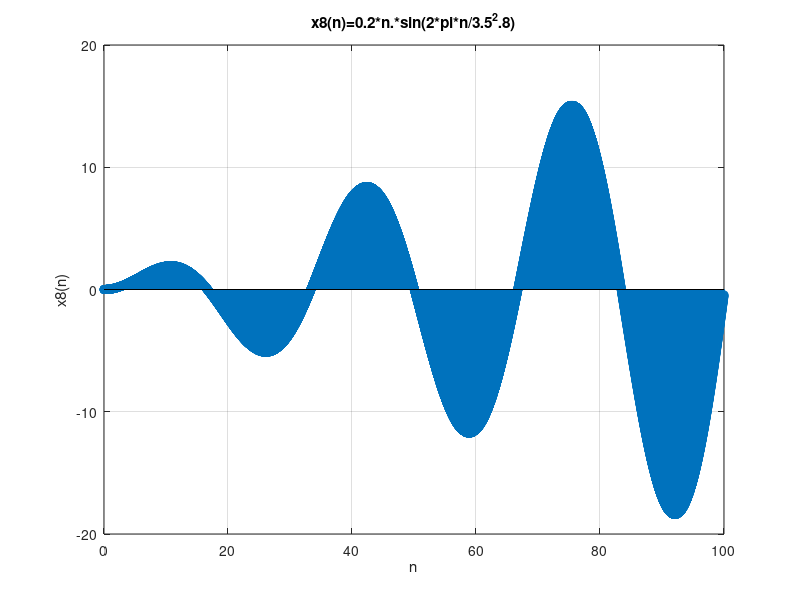

MATLAB code for this plot:
clear;
clc;
close all;

n = 0:0.01:100;
T = 3.5^2.8;
a = 0.2*n;
c = sin(2*pi*n/T);
x = a.*c;

figure;
stem(n,x);
xlabel('n');
ylabel('x8(n)');
title('x8(n)=0.2*n.*sin(2*pi*n/3.5^2.8)');
axis([0,100,-20,20]);
grid on;
